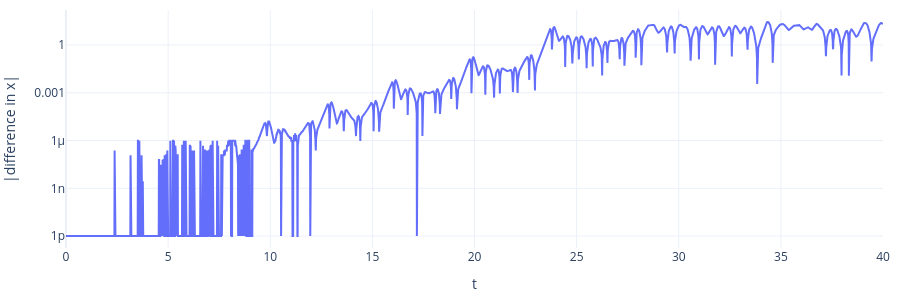
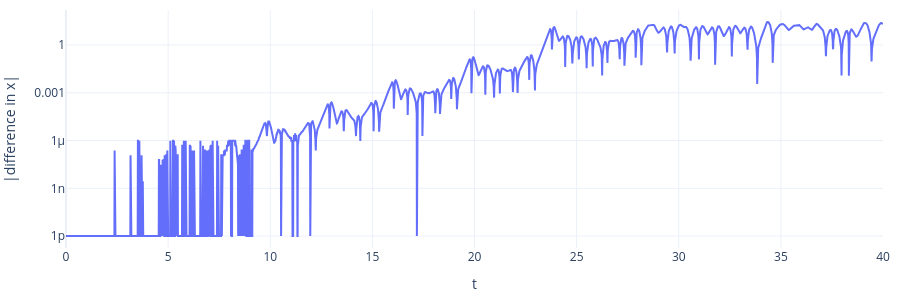

The code cell stored with these charts, in order, in its notebook:
### Markdown cell above
**Sensitive dependence**: two starts 1e-8 apart.

### Code cell
import numpy as np
a = ex.m.run(keep=False, total=40); b = ex.m.run(keep=False, total=40, x=-7.5 + 1e-8)
show_figure(go.Figure(go.Scatter(x=a.t, y=np.abs(a["x"] - b["x"]) + 1e-12)), xaxis_title="t",
            yaxis_title="|difference in x|", yaxis_type="log", height=300)

### Figure 1 — Plotly figure (JSON) as saved in the notebook; plotly's stock layout.template omitted (floating-point values rounded to 4 significant figures; data arrays with more than 128 entries replaced by an {"elided": "..."} marker saying what was removed)
{"data": [{"type": "scatter", "x": {"elided": "4001 float values"}, "y": {"elided": "4001 float values"}}], "layout": {"height": 300, "margin": {"b": 40, "l": 50, "r": 10, "t": 10}, "paper_bgcolor": "white", "plot_bgcolor": "white", "xaxis": {"title": {"text": "t"}}, "yaxis": {"title": {"text": "|difference in x|"}, "type": "log"}}}

### Figure 2 — Plotly figure (JSON) as saved in the notebook; plotly's stock layout.template omitted (floating-point values rounded to 4 significant figures; data arrays with more than 128 entries replaced by an {"elided": "..."} marker saying what was removed)
{"data": [{"type": "scatter", "x": {"elided": "4001 float values"}, "y": {"elided": "4001 float values"}}], "layout": {"height": 300, "margin": {"b": 40, "l": 50, "r": 10, "t": 10}, "paper_bgcolor": "white", "plot_bgcolor": "white", "xaxis": {"title": {"text": "t"}}, "yaxis": {"title": {"text": "|difference in x|"}, "type": "log"}}}
